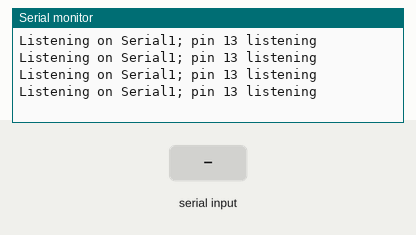
This sketch was run on a simulated ESP32. On the bench: the last lines printed to the serial monitor. The test bench sets the inputs (shaded band).

Above: at 1.8 s.
1.9 s: "1\n" received over the second serial link
At 2.4 s:
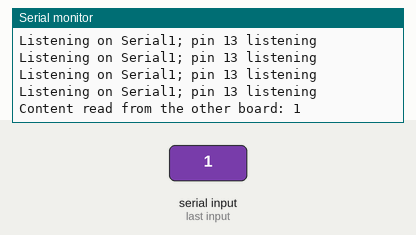
3.5 s: "0\n" received over the second serial link
At 3.9 s:
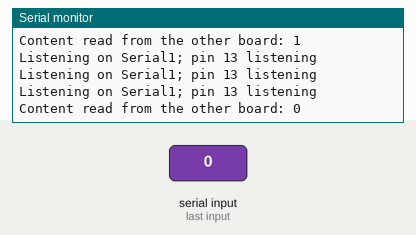
5.0 s: "2\n" received over the second serial link
At 5.4 s:
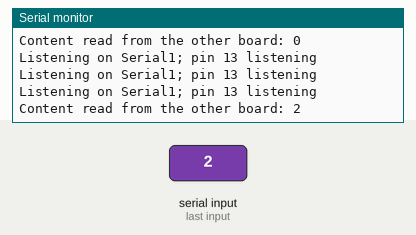

The sketch:

barduino.ino
```cpp
String content = "";

void setup() {
  Serial.begin(115200);
  Serial1.begin(9600, SERIAL_8N1, 13, 14);  // Rx=13, Tx=14
}

void loop() {
  Serial.println("Listening on Serial1; pin 13 listening");

  if (Serial1.available()) {
    content = Serial1.readStringUntil('\n');

    Serial.print("Content read from the other board: ");
    Serial.println(content);

    content = "";
  }

  delay(500);
}
```

Measured:
- after the input at 1.9 s, the serial monitor: prints a new line after 0.10 s (image 1)
- after the input at 3.5 s, the serial monitor: prints a new line at once (image 2)
- after the input at 5.0 s, the serial monitor: prints a new line at once (image 3)
